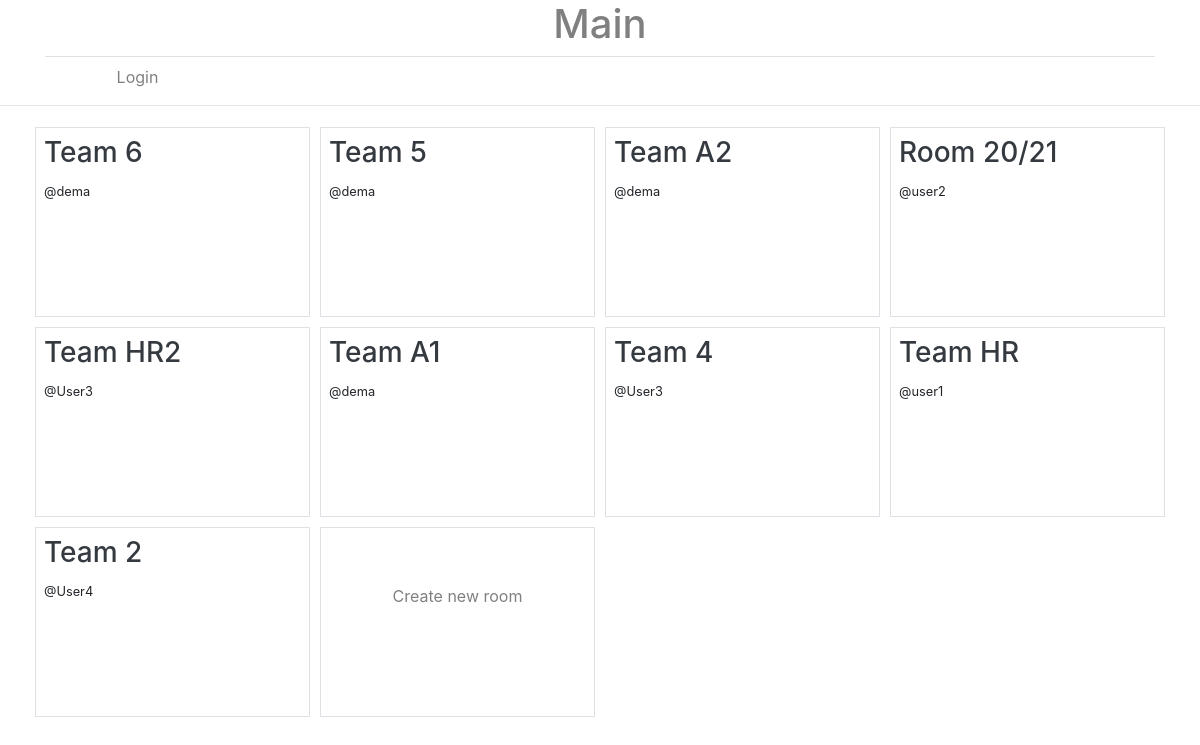
Before: / with the older database file.
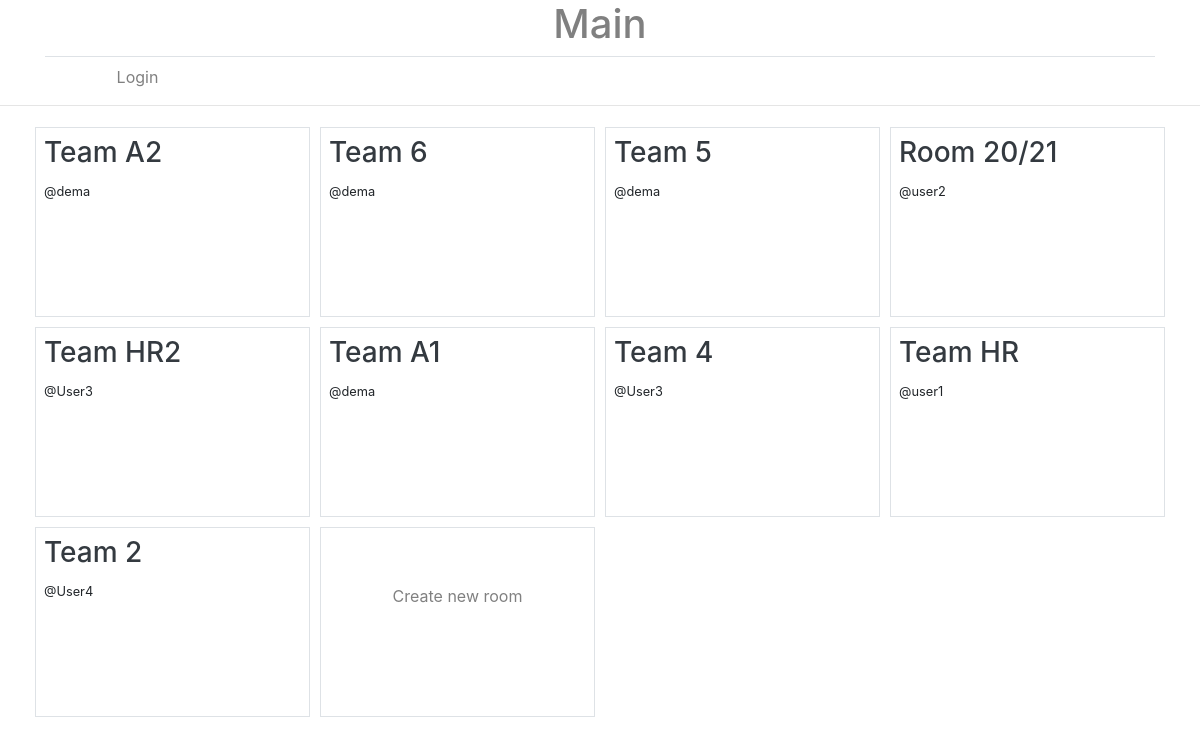
After: the same page with the newer database file.
### base/models.py (models this page shows, shortened)
class Room(models.Model):
    host = models.ForeignKey(User, on_delete=models.SET_NULL, null=True)
    topic = models.ForeignKey(Topic, on_delete=models.SET_NULL, null=True)
    name = models.CharField(max_length=200)
    description = models.TextField(null=True, blank=True)
    participants = models.ManyToManyField(User, related_name='participants')
    updated = models.DateTimeField(auto_now=True)
    createed = models.DateTimeField(auto_now_add=True)
    class Meta:
        ordering = ['-updated', '-createed']

### base/views.py (the view)
# urls.py: path('', views.home, name='home'),
def home(request):
    topics = Topic.objects.all()
    rooms = Room.objects.all()
    context = {'rooms': rooms, 'topics': topics}
    return render(request, 'base/home.html', context)

### base/templates/base/home.html (shortened to what this page needs)
{% extends 'main.html' %}
{% load static %}
{% block content %}
<div class="container">
    <div class="row">
    {% for room in rooms %}
        <div class="col-lg-3 col-md-6 justify-content-center" style="height: 200px; padding: 5px;">
            <div class="border justify-content-center" style="padding: 8px; height: 100%;">
                <h3><a class="text-dark" href="{% url 'rooms' room.id %}">{{room.name}}</a></h3>
                <small>@{{room.host}}</small>
            </div>
        </div>
    {% endfor %}
        <div class="col-lg-3 col-md-6" style="height: 200px; padding: 5px;">
            <div class="border d-flex justify-content-center" style="padding: 8px; height: 100%; top: 50%;">
                <medium class="mt-5"><a href="{% url 'create-room' %}">Create new room</a></medium>
            </div>
        </div>
    </div>
</div>
{% endblock content %}

Changed rows visible on the page:
changed Room "Team A2": moves up the list
